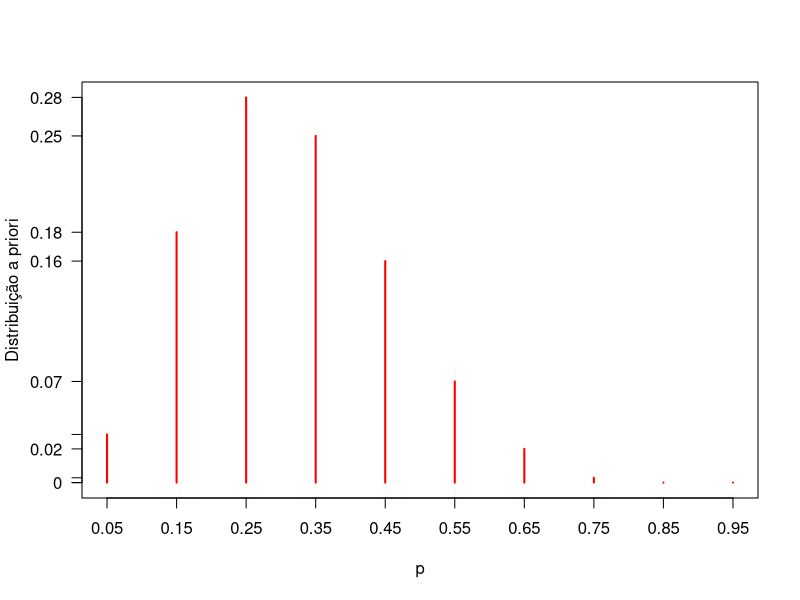
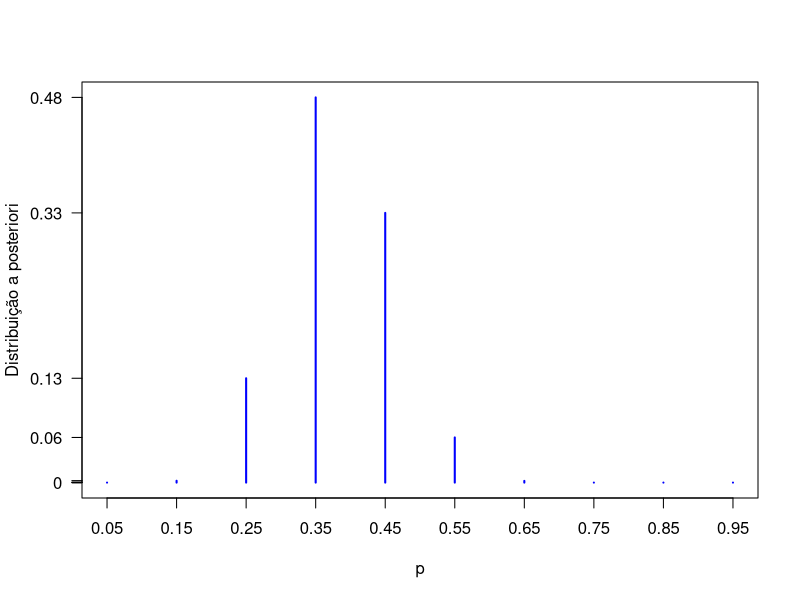
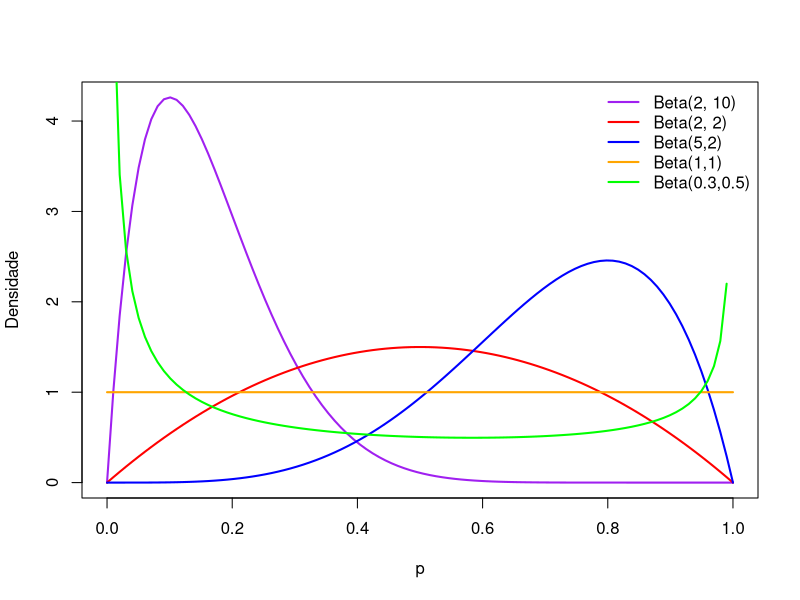
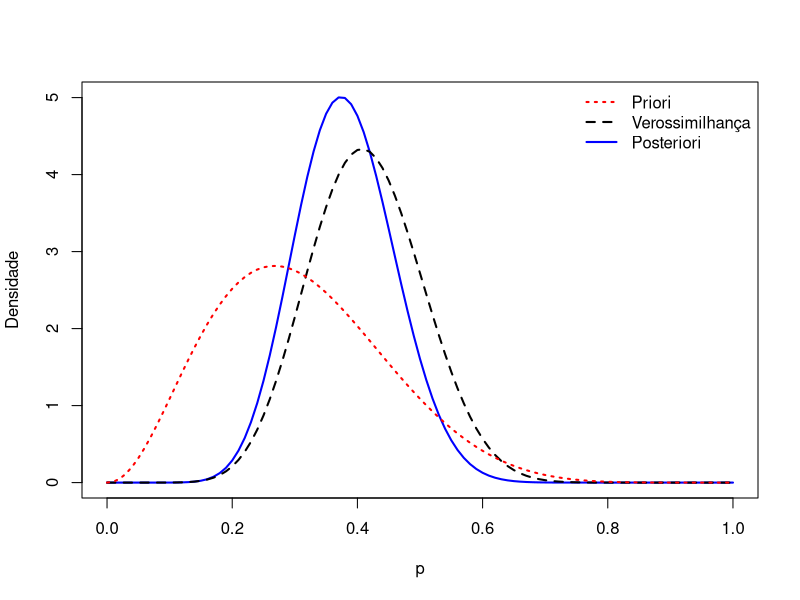
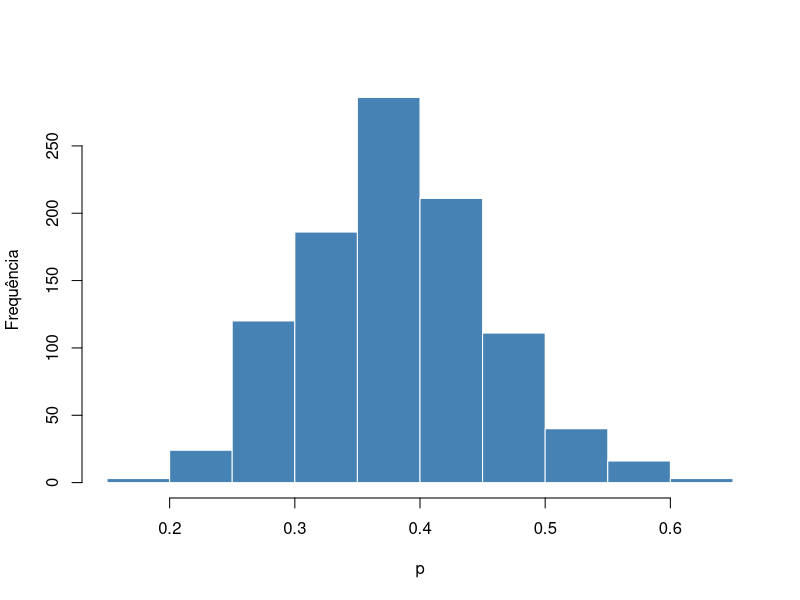
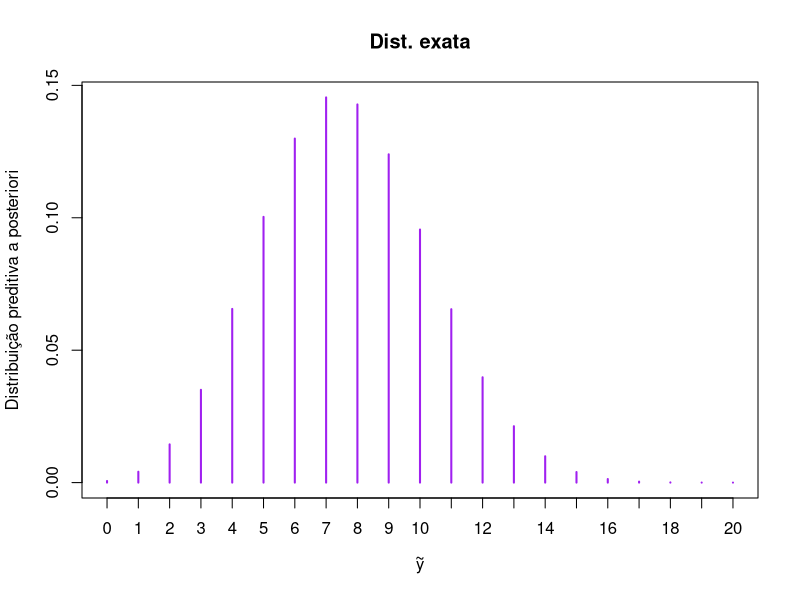
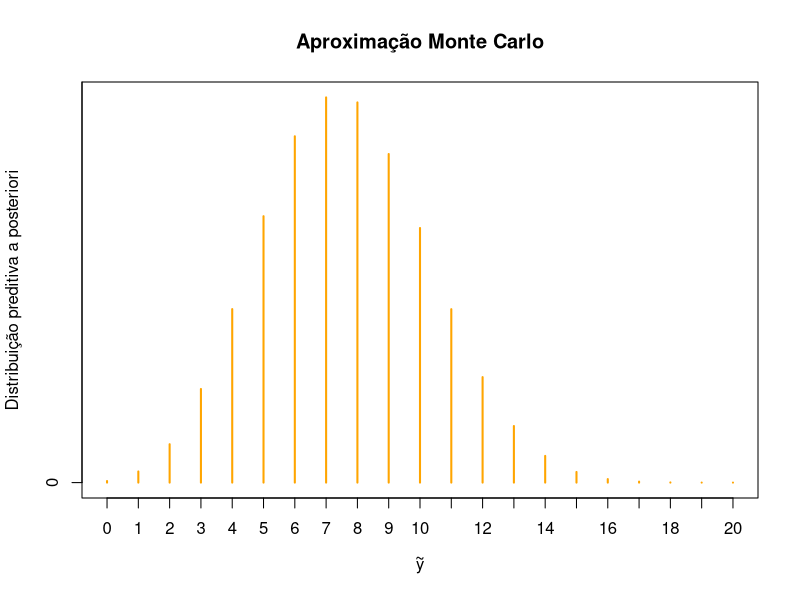

R code for these plots, in order:
## ----priori-discreta, echo=FALSE, fig.align='center', message=FALSE, warning=FALSE, out.width='95%'----

p <- seq(0.05, 0.95, by = 0.1)
priori <- c(1, 5.2, 8, 7.2, 4.6, 2.1, 0.7, 0.1, 0, 0)
priori <- priori/sum(priori)
plot(p, priori,
     type = "h", col = "red",
     lwd = 2,
     ylab = "Distribuição a priori",
     xaxt = "n", yaxt = "n")
axis(1, at = p)
axis(2, at = priori, las = 1, labels = round(priori, 2))



## ----posteriori-discreta, echo=FALSE, fig.align='center', message=FALSE, warning=FALSE, out.width='95%'----

L.prop <- function(p){
  (p^(11)) * ((1 - p)^(16))
}

p <- seq(0.05, 0.95, by = 0.1)
veros <- L.prop(p = p)
posteriori <- veros * priori
posteriori <- posteriori/sum(posteriori)

plot(p, posteriori,
     type = "h", col = "blue",
     lwd = 2,
     ylab = "Distribuição a posteriori",
     xaxt = "n", yaxt = "n")
axis(1, at = p)
axis(2, at = posteriori, las = 1, labels = round(posteriori, 2))



## ----priori-beta, echo=FALSE, fig.align='center', message=FALSE, warning=FALSE, out.width='95%'----

x <- seq(0, 1, length = 100)

plot(x, dbeta(x, shape1 = 2, shape2 = 10),
     ylab = 'Densidade', xlab = 'p',
     type = 'l', col = 'purple', lwd = 2)
lines(x, dbeta(x, shape1 = 2, shape2 = 2), col = 'red', lwd = 2) 
lines(x, dbeta(x, shape1 = 5, shape2 = 2), col = 'blue', lwd = 2)
lines(x, dbeta(x, shape1 = 1, shape2 = 1), col = 'orange', lwd = 2)
lines(x, dbeta(x, shape1 = 0.3, shape2 = 0.5), col = 'green', lwd = 2)

legend('topright',
       legend = c('Beta(2, 10)','Beta(2, 2)','Beta(5,2)', 'Beta(1,1)', 'Beta(0.3,0.5)'),
       lty = c(1,1,1,1,1), , lwd = c(2,2,2,2,2),
       col=c('purple', 'red', 'blue', 'orange', 'green'),
       bty = "n")



## ----triplot-beta, echo=FALSE, fig.align='center', message=FALSE, warning=FALSE, out.width='95%'----

a <- 3.26
b <- 7.19
s <- 11
f <- 16

curve(dbeta(x, a + s, b + f), from = 0, to = 1,
      xlab = "p",ylab = "Densidade", lty = 1, lwd = 2, col = "blue")
curve(dbeta(x, s + 1, f + 1), add = TRUE, lty = 2, lwd = 2)
curve(dbeta(x, a, b), add = TRUE, lty = 3,lwd = 2, col = "red")
legend("topright", c("Priori", "Verossimilhança", "Posteriori"),
       lty = c(3,2,1), lwd = c(2,2,2), col = c("red", "black", "blue"),
       bty = "n")



## ----ppost-beta, echo=TRUE, message=FALSE, warning=FALSE-----------------------------------------

a <- 3.26; b <- 7.19; s <- 11; f <- 16

pbeta(q = 0.5,
      shape1 = a+s, shape2 = b+f,
      lower.tail = FALSE)



## ----ic-beta, echo=TRUE, message=FALSE, warning=FALSE--------------------------------------------

qbeta(p = c(0.05, 0.95),
      shape1 = a+s, shape2 = b+f)



## ----sim-beta, echo=TRUE, message=FALSE, warning=FALSE-------------------------------------------

amostra.post <- rbeta(n = 1000,
                      shape1 = a+s, shape2 = b+f)



## ----hist-post-beta, echo=FALSE, fig.align='center', message=FALSE, warning=FALSE, out.width='95%'----

hist(amostra.post,
     xlab = "p", ylab = "Frequência", main = "",
     col = "steelblue", border = "white")



## ----ppost-sim-beta, echo=TRUE, message=FALSE, warning=FALSE-------------------------------------

sum(amostra.post >= 0.5)/1000


## ----ic-sim-beta, echo=TRUE, message=FALSE, warning=FALSE----------------------------------------

quantile(x = amostra.post, probs = c(0.05, 0.95))



## ----beta-binom, echo=FALSE, fig.align='center', message=FALSE, warning=FALSE, out.width='95%'----

library(VGAM)

a <- 3.26
b <- 7.19
s <- 11
f <- 16
m <- 20
ytilde <- 0:20
pred <- dbetabinom.ab(x = ytilde, size = m, shape1 = a + s, shape2 = b + f)

plot(ytilde, pred,
     type = "h", col = "purple",
     lwd = 2,
     ylab = "Distribuição preditiva a posteriori",
     main = "Dist. exata",
     xlab = expression(tilde(y)),
     xaxt = "n")
axis(1, at = ytilde)




## ----sim-beta-binom, echo=TRUE, message=FALSE, warning=FALSE-------------------------------------

M <- 1000000

p <- rbeta(n = M, shape1 = a + s, shape2 = b + f)
ytilde.sim <- rbinom(n = M, size = m, prob = p)



## ----sim-beta-binom-f, echo=TRUE, message=FALSE, warning=FALSE-----------------------------------

freq <- table(ytilde.sim)
probpred <- freq/sum(freq)
knitr::kable(probpred)



## ----sim-beta-binom-plot, echo=FALSE, fig.align='center', message=FALSE, warning=FALSE, out.width='95%'----

y <- as.integer(names(freq))

plot(y, probpred,
     type = "h", col = "orange",
     lwd = 2,
     ylab = "Distribuição preditiva a posteriori",
     main = "Aproximação Monte Carlo",
     xlab = expression(tilde(y)),
     xaxt = "n")
axis(1, at = y)



## ----sim-beta-binom-ip, echo=TRUE, message=FALSE, warning=FALSE----------------------------------

quantile(x = ytilde.sim,
         probs = c(.025, .975))
